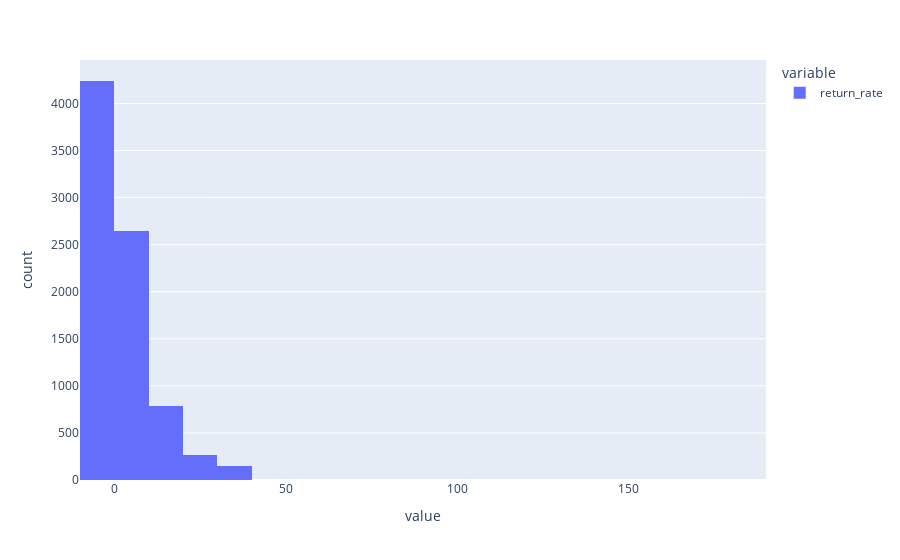

Notebook code for this chart:
### Code cell
fig = px.histogram(large_order_record_df['return_rate'], nbins=20)
fig.show()

### Figure 1 — Plotly figure (JSON) as saved in the notebook; plotly's stock layout.template omitted (floating-point values rounded to 4 significant figures; data arrays with more than 128 entries replaced by an {"elided": "..."} marker saying what was removed)
{"data": [{"alignmentgroup": "True", "bingroup": "x", "hovertemplate": "variable=return_rate<br>value=%{x}<br>count=%{y}<extra></extra>", "legendgroup": "return_rate", "marker": {"color": "#636efa", "pattern": {"shape": ""}}, "name": "return_rate", "nbinsx": 20, "offsetgroup": "return_rate", "orientation": "v", "showlegend": true, "type": "histogram", "x": {"elided": "8098 float values"}, "xaxis": "x", "yaxis": "y"}], "layout": {"autosize": true, "barmode": "relative", "legend": {"title": {"text": "variable"}, "tracegroupgap": 0}, "margin": {"t": 60}, "xaxis": {"anchor": "y", "autorange": true, "domain": [0, 1], "range": [-10, 190], "title": {"text": "value"}, "type": "linear"}, "yaxis": {"anchor": "x", "autorange": true, "domain": [0, 1], "range": [0, 4462.0], "title": {"text": "count"}}}}
